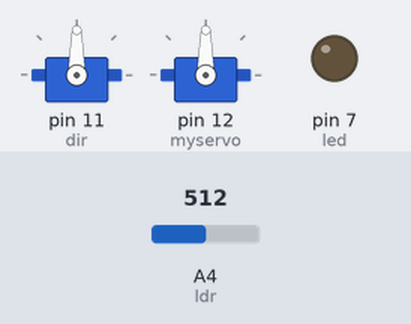
Bench run of a sketch on a simulated Arduino Uno, built with avr-gcc and run on an emulated ATmega328P. Parts: 2 × servo, output pins drawn as LEDs (lit = HIGH). The test bench sets the inputs (shaded band); at power-on: A4 (ldr) = 512. What the sketch prints to the serial monitor is not drawn.

Above: at 1.2 s.
1.3 s: A4 (ldr) set to 11
4.3 s: A4 (ldr) set to 8
Timing chart, 0 to 13.3 s (numbered marks = the images above; inputs shaded):
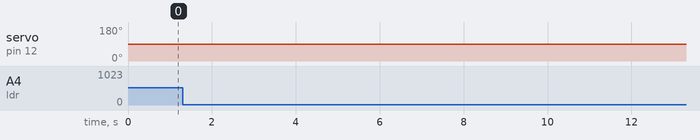

The sketch:

Spurhalteassisten.ino
```cpp
#include<Servo.h>

Servo dir;
Servo myservo;
int led = 7;
const int ldr = A4;                              //The port may varies
int check = 0;
int var = 33;                              //Test: Vars are the variables from the LDRs
int var1 = 30;                             //They have to be replaced with real variables
int var2 = 20;
int var3 = 18;

void setup() {
  Serial.begin(9600);
  dir.attach(11);
  myservo.attach(12);
  pinMode(led, OUTPUT);
  pinMode(ldr, INPUT);

}


void loop() {

if(check = 0) {                          //Checks that the car drives straight forward and accelerates
    check + 1;                               //It add +1 to the check value to show that the car is now ready
    straight();
    acc();
  }

while(check = 1){                      //After the check the car starts with its routine

  data();

  if (analogRead(ldr) == var) {             // If resistance is like var the ldrs havent crossed any street signs
  vel();                                //so it keeps its velocity
  }

  if (analogRead(ldr) == var1) {          // If the resistance is like var1 the car has to move into the right direction
  right();
  vel();
  }

  if (analogRead(ldr) == var2) {             // If the resistance is like var2 the car has to move to the left
  left();
  vel();
  }

  if (analogRead(ldr) == var3) {           //Here both LDRs sees a white surface, here our car should stop driving
    off();

    }

  else {                                   //If that happens there is something wrong: The car will stop!
    off();                                 //The serial monitor will show a problem
    Serial.print("Fehler!\nDie Checksumme ist nicht mehr im vorhergesehenen Bereich");
    }

  }

}

void off(){                           //Here the Check figure will get replaced by a 0
  check - 1;                          //Next time if the car is on, it will check itself
  brk();


  }

void data(){                                                  //Test:Here we should get some data to see if the Arduino sees the LDRs
    int sensor = analogRead(ldr);
    Serial.println(sensor);
  }

void vel() {                                                   //keep velocity
  myservo.write(104);
  delay(250);
  }

void acc()  {
  myservo.write (106);                                        //accelerate
  delay (100);
  myservo.write (105);
  delay (150);
  myservo.write (104);
  }

void brk() {                                                 //breaks the car to 0
  myservo.write (88);
  delay(50);
  myservo.write (90);
  delay(100);
  }

void left() {                                              //car drives left
  dir.write(60);
  delay(500);
  }

void right() {                                            //car drives right
  dir.write(120);
  delay(500);
  }

void straight() {                                        //resets the direction
  dir.write(90);
  }
```

Measured:
- by itself, servo on pin 12 (myservo): alternates 90° for 0.10 s and 88° for 0.05 s
